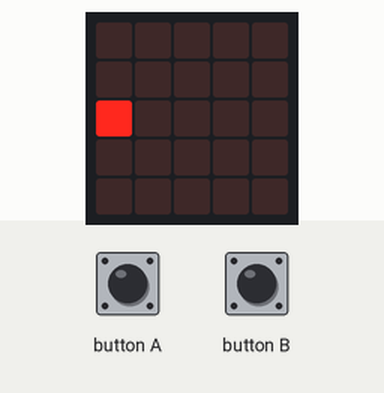
Recording of a program running on a simulated BBC micro:bit (MakeCode). On the bench: the board's 5×5 LED display. The test bench sets the inputs (shaded band).

Above: at 1.2 s.
1.3 s: button A pressed for 0.15 s
At 1.65 s:
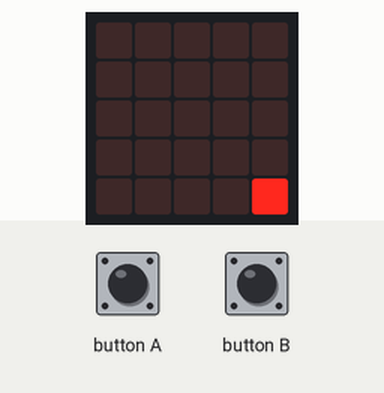
2.0 s: button B pressed for 0.15 s
At 2.55 s:
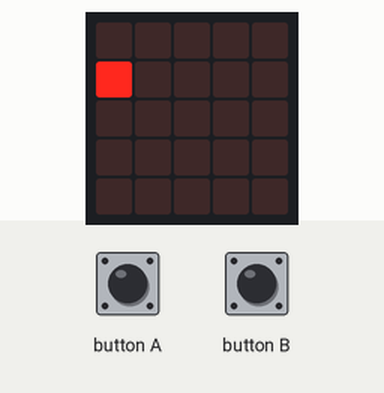
2.7 s: button B pressed for 0.15 s
At 3.15 s:
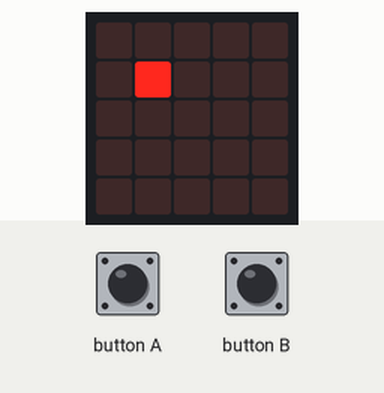
3.4 s: button A pressed for 0.15 s
At 3.75 s:
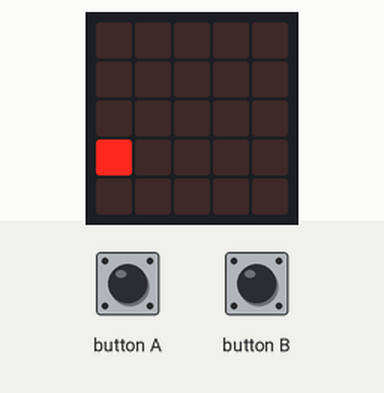
4.1 s: button B pressed for 0.15 s
At 4.65 s:
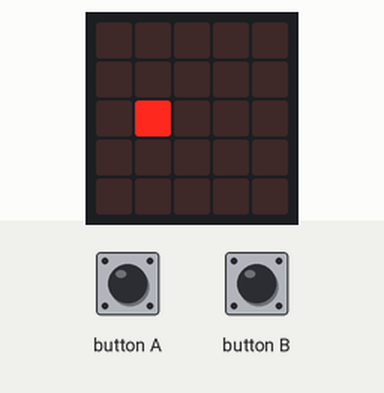
4.8 s: button B pressed for 0.15 s
At 5.26 s:
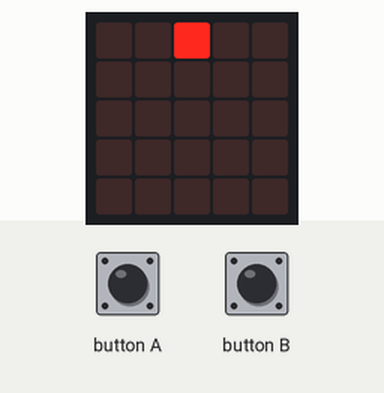
Timing chart, 0 to 6.5 s (numbered marks = the images above; inputs shaded):
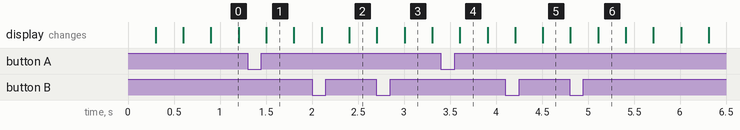

Measured:
- after the input at 1.3 s, the display: changes after 0.20 s (image 1)
- after the input at 2.0 s, the display: first differs from a run without the input after 0.41 s (image 2)
- after the input at 2.7 s, the display: first differs from a run without the input after 0.31 s (image 3)
- after the input at 3.4 s, the display: changes after 0.21 s (image 4)
- after the input at 4.1 s, the display: first differs from a run without the input after 0.41 s (image 5)
- after the input at 4.8 s, the display: first differs from a run without the input after 0.31 s (image 6)

The program:

main.ts
```typescript
input.onButtonPressed(Button.A, function () {
    led.unplot(x, y)
    x += -1
    if (x < 0) {
        x = 4
    }
})
input.onButtonPressed(Button.B, function () {
    led.unplot(x, y)
    x += 1
    if (x > 4) {
        x = 0
    }
})
let y = 0
let x = 0
x = 0
y = 0
let dir = 1
led.plot(x, y)
basic.forever(function () {
    led.unplot(x, y)
    y += dir
    led.plot(x, y)
    if (y >= 4) {
        dir = -1
    } else if (y <= 0) {
        dir = 1
    }
})
```

test.ts
```typescript
// les tests vont ici ; cela ne sera pas compilé si ce paquet est utilisé en tant qu'extension.
```
